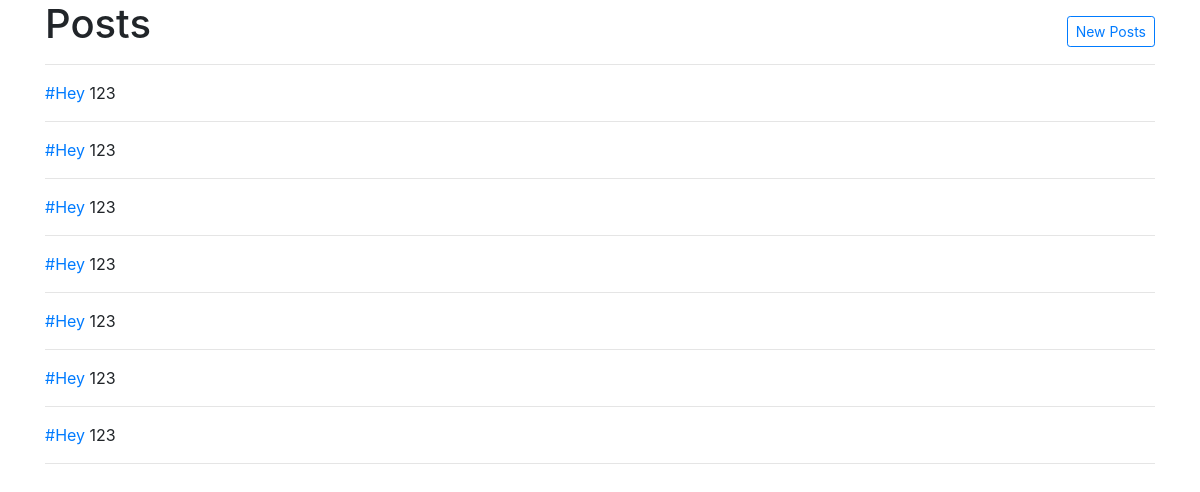
The app's page /posts/, older data.
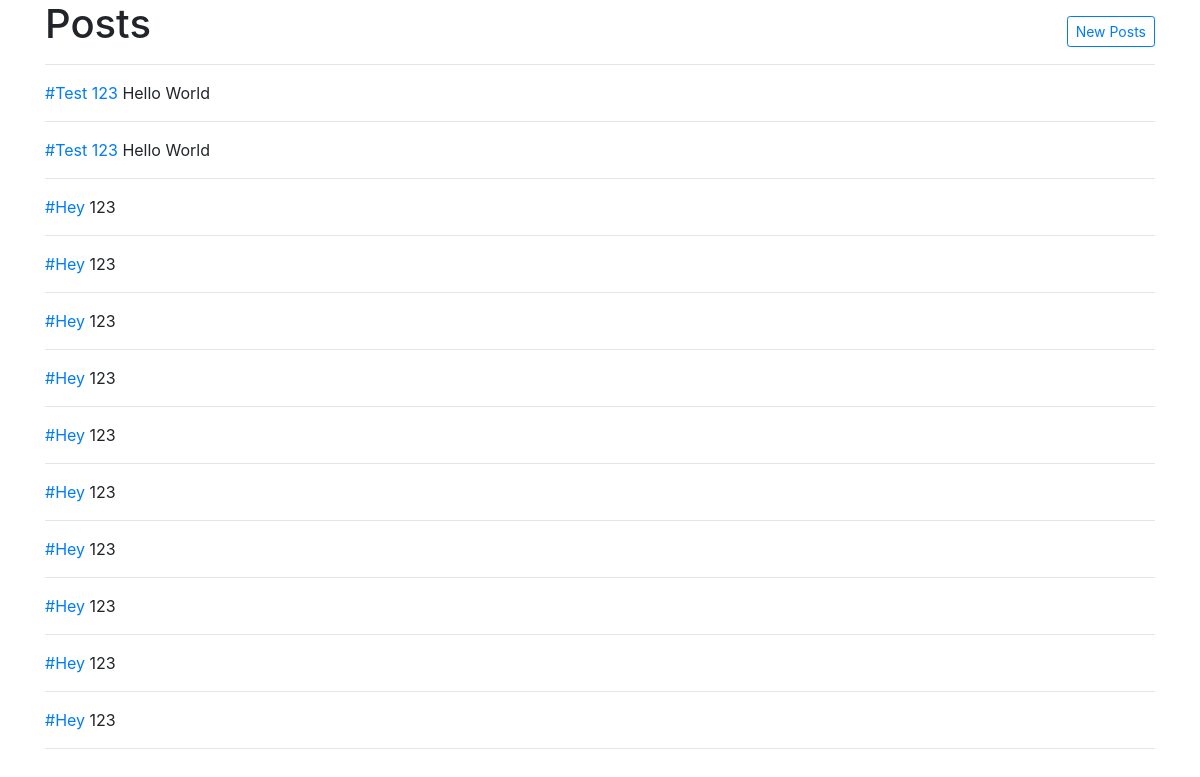
The same page, newer data.
### practice1/models.py (models this page shows, shortened)
class Post(models.Model):
    title = models.CharField(max_length=255)
    content = models.TextField(max_length=255)

### practice1/views.py (the view)
# urls.py: path('posts/',views.index,name='posts_index'),
def index(request):
    posts = Post.objects.all()
    return render(request,'posts/index.html',{
        'posts':posts,
    })

### templates/posts/index.html (shortened to what this page needs)
{% extends "layout.html" %}
{% block main %}
    <a class="btn btn-outline-primary btn-sm float-right mt-3" href="{% url 'posts:new' %}">New Posts</a>
    <h1>Posts</h1>
    <hr>
    {% for post in posts %}
    <a href="{% url 'posts:show' post.id%}">#{{ post.title }}</a>
        {{ post.content }}<hr>
    {% endfor %}
{% endblock %}

### templates/layout.html (shortened to what this page needs)
<!doctype html>
<html lang="en">
<head>
    <link rel="stylesheet" href="https://maxcdn.bootstrapcdn.com/bootstrap/4.0.0/css/bootstrap.min.css">
</head>
<body>
<div class="container">
    <div class="row">
        <div class="col">
            {% block main %}{% endblock %}
        </div>
    </div>
</div>
</body>
</html>

Row changes from the older to the newer data that the page shows:
added Post: title "Test 123", content "Hello World"
added Post: title "Test 123", content "Hello World"
added Post: title "Hey", content "123"
added Post: title "Hey", content "123"
added Post: title "Hey", content "123"
